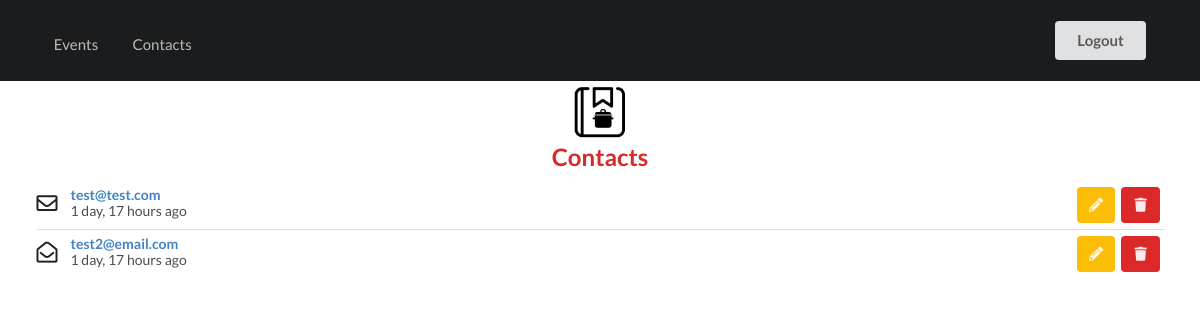
Screenshot of /contacts/ (signed in) with the database file from the repository.
### planner/models.py (models this page shows, shortened)
class Contact(models.Model):
  name = models.CharField(max_length=200)
  email = models.CharField(max_length=200)
  msg = models.TextField(max_length=2000)
  time_sent = models.DateTimeField(default=now)
  msg_read = models.BooleanField(default=False)

### planner/views.py (the view)
# urls.py: path('contacts/', views.contacts, name="contacts"),
def contacts(request):
  contacts = Contact.objects.all()
  return render(request, 'planner/contacts.html', { 'contacts': contacts })

### planner/templates/planner/contacts.html
{% extends 'planner/base.html' %}
{% block body %}
  <div class="ui container">
    <div class="ui middle aligned center aligned grid">
      <div class="eight wide column">
        <h2 class="ui red image header">
          <img src="../../../pictures/logo.png" class="image">
          <br />
          <div class="content">
            Contacts
          </div>
        </h2>
      </div>
    </div>
  {% if user.is_superuser %}
    <div class="ui relaxed divided list">
      {% for contact in contacts %}
        <div class="item">
          <div class="right floated content">
            <a class="ui icon button yellow" href="{% url 'update_contact' contact.id %}">
              <i class="icon pencil"></i>
            </a>
            <a class="ui icon button red" href="{% url 'delete_contact' contact.id %}">
              <i class="icon trash"></i>
            </a>
          </div>
          {% if contact.msg_read %}
            <i class="large envelope open outline middle aligned icon"></i>
          {% else %}
            <i class="large envelope outline middle aligned icon"></i>
          {% endif %}
          <div class="content">
            <a class="header" href="{% url 'contact_details' contact.id %}">{{ contact.email }}</a>
            <div class="description">{{ contact.time_sent | timesince }} ago</div>
          </div>
        </div>
      {% endfor %}
    </div>
  {% endif %}
{%  endblock %}

### rows the page displays
Contact: msg_read False (drawn), email "test@test.com", time_sent "1 day, 17 hours"
Contact: msg_read True (drawn), email "test2@email.com", time_sent "1 day, 17 hours"
